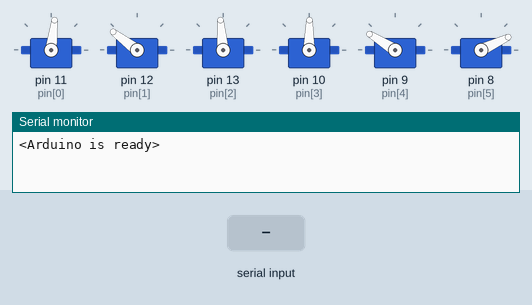
The sketch below on a simulated Arduino Uno, built with avr-gcc and run on an emulated ATmega328P. Parts: 6 × servo, the last lines printed to the serial monitor. Inputs (shaded band) come from the test bench.

Above: at 3.2 s.
3.3 s: "<run>" received over Serial
At 6.29 s:
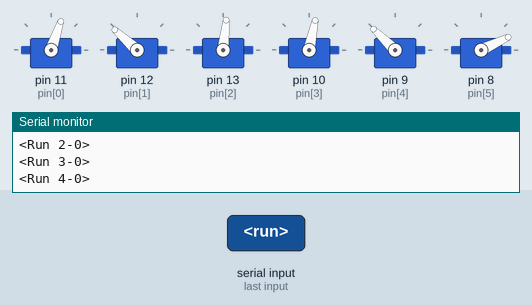
6.3 s: "<gripper>" received over Serial
At 6.44 s:
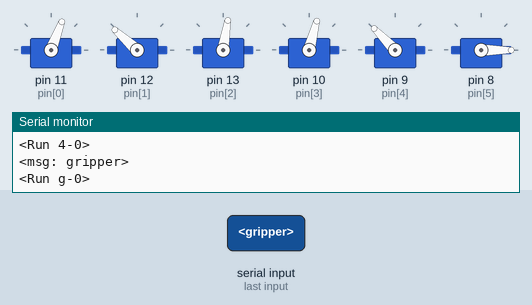
At 11.6 s:
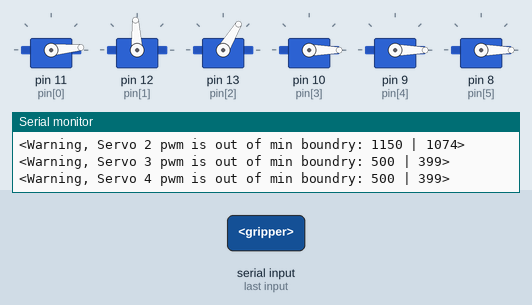
Timing chart, 0 to 13.1 s (numbered marks = the images above; inputs shaded):
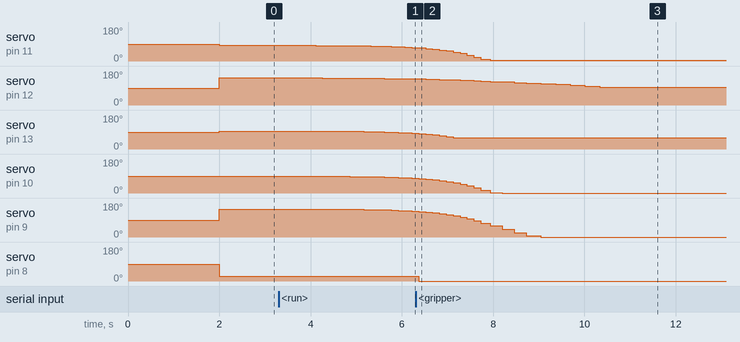

The sketch:

servo_array.ino
```cpp
#include <SoftwareSerial.h>

#include <Servo.h>

// Servor Motor setup
const int num_of_servos = 6;
int pin[num_of_servos] = {11, 12, 13, 10, 9, 8};
Servo servos[num_of_servos];
int min_pwm[num_of_servos] = {600, 1500, 1150, 500, 500, 800};
int max_pwm[num_of_servos] = {2400, 2400, 1950, 2500, 2500, 1700};
int home_pwm[num_of_servos] = {1400, 2020, 1527, 1465, 2072, 800};
int squeeze_pwm[num_of_servos];
int span_pwm[num_of_servos];
int last_pwm[num_of_servos];
int current_pwm[num_of_servos];
int target_pwm[num_of_servos];
int accel[num_of_servos] = {5, 8, 5, 5, 5, 1};
bool set_last_pwm[num_of_servos] = {true, true, true, true, true, true};
//time delay
int time_delay = 150;

//serial paparms
const byte numChars = 32;
char receivedChars[numChars];
char tempChars[numChars];
String messageFromPC = "Start";
boolean newData = false;

void setup(){
  Serial.begin(9600);

  for(int i=0; i<num_of_servos; i++){
     servos[i].attach(pin[i]);
  }

  reset();

  Serial.println("<Arduino is ready>");
  //print_();
  delay(2000);
}

void loop() {
  recvWithStartEndMarkers();
  parseSerialBuffer();
  setCurrentPwm();
  //avoidCollision();

  run_();
  setLastPwm();
  delay(time_delay);
}

void avoidCollision(){
  for(int i=0;i<num_of_servos;i++)
    current_pwm[i] = checkPwmBoundry(i, current_pwm[i], min_pwm[i], max_pwm[i]);
}

void print_(){
  //Serial.println("<-------------Print servos state-------------");
  for(int i=0;i<num_of_servos;i++){
    Serial.println("<Servo "+String(i)+" pos: "+String(last_pwm[i])+ " | "+String(current_pwm[i])+" | "+String(target_pwm[i])+">");
  }
}
void reset(){
  for(int i=0;i<num_of_servos;i++){
    target_pwm[i] = home_pwm[i];
    current_pwm[i] = home_pwm[i];
    last_pwm[i] = home_pwm[i];
    span_pwm[i] = home_pwm[i];
    squeeze_pwm[i] = max_pwm[i];
    set_last_pwm[i] = true;

  }
  span_pwm[1] = min_pwm[1]+200;
  squeeze_pwm[0] = home_pwm[0];
  squeeze_pwm[3] = home_pwm[3];
  squeeze_pwm[4] = min_pwm[4];
  squeeze_pwm[5] = home_pwm[5];

}

void run_(){
  for(int i=0; i<num_of_servos; i++){
    servos[i].writeMicroseconds(current_pwm[i]);
  }
}

void setLastPwm(){
  for(int i=0; i<num_of_servos; i++){
    if(current_pwm[i] == target_pwm[i]){
      set_last_pwm[i] = true;
    } if(set_last_pwm[i])
      last_pwm[i] = target_pwm[i];
  }
}

int sign(int value) {
  if(value>0){return 1;}
  else if(value<0){return -1;}
}
void setCurrentPwm(){
  int d;
  for(int i=0; i<num_of_servos; i++){
    if(set_last_pwm[i]){
      current_pwm[i] = target_pwm[i];
    }else{
      //d = (target_pwm[i] - last_pwm[i]) / accel[i];
      d = min(abs(target_pwm[i] - current_pwm[i]), abs(current_pwm[i] - last_pwm[i])) / accel[i]+1;
      if(target_pwm[i] >= last_pwm[i])
        current_pwm[i] = current_pwm[i] + d;
      else if(target_pwm[i] < last_pwm[i])
        current_pwm[i] = current_pwm[i] - d;

      if((current_pwm[i] >= target_pwm[i]) & (target_pwm[i] >= last_pwm[i])){
        current_pwm[i] = target_pwm[i];
      }else if((current_pwm[i] < target_pwm[i]) & (target_pwm[i] < last_pwm[i])){
        current_pwm[i] = target_pwm[i];
      }
      current_pwm[i] = checkPwmBoundry(i, current_pwm[i], min_pwm[i], max_pwm[i]);
    }
  }
}

int checkPwmBoundry(int i, int pwm, int min_pwm, int max_pwm){
  if(pwm<min_pwm){
    Serial.println("<Warning, Servo "+String(i) +" pwm is out of min boundry: "+String(min_pwm)+" | "+String(pwm)+">");
    pwm = min_pwm;
  }
  if(pwm>max_pwm){
    Serial.println("<Warning, pwm is out of max boundry: "+String(max_pwm)+" | "+String(pwm)+">");
    pwm = max_pwm;
  }
  return pwm;
}

void recvWithStartEndMarkers() {
    static boolean recvInProgress = false;
    static byte ndx = 0;
    char startMarker = '<';
    char endMarker = '>';
    char rc;

    while (Serial.available() > 0 && newData == false) {
        rc = Serial.read();

        if (recvInProgress == true) {
            if (rc != endMarker) {
                receivedChars[ndx] = rc;
                ndx++;
                if (ndx >= numChars) {
                    ndx = numChars - 1;
                }
            }
            else {
                receivedChars[ndx] = '\0'; // terminate the string
                recvInProgress = false;
                ndx = 0;
                newData = true;
            }
        }

        else if (rc == startMarker) {
            recvInProgress = true;
        }
    }
}

void parseSerialBuffer(){
  char * strtokIndx;
  const char *delimiter = ":";
  messageFromPC = "";

  if (newData == true) {
    strcpy(tempChars, receivedChars);

    strtokIndx = strtok(tempChars, delimiter);
    //strcpy(messageFromPC, strtokIndx);
    messageFromPC = String((char *)strtokIndx);
    Serial.println("<msg: "+ messageFromPC + ">");
    if(messageFromPC == "run"){
      for(int i=0;i<num_of_servos-1;i++){
        strtokIndx = strtok(NULL, delimiter);
        target_pwm[i] = atoi(strtokIndx);
        set_last_pwm[i] = false;
        Serial.println("<Run " + String(i) + "-" + String(target_pwm[i]) + ">");
      }
      //Serial.println("<Run g-"+String(target_pwm[num_of_servos-1])+">");
    }
    else if(messageFromPC == "gripper"){
      strtokIndx = strtok(NULL, delimiter);
      target_pwm[num_of_servos-1] = atoi(strtokIndx);
      set_last_pwm[num_of_servos-1] = true;
      Serial.println("<Run g-"+String(target_pwm[num_of_servos-1])+">");
    }
    else if (messageFromPC == "print"){print_();}
    else{Serial.println("<Error: Incorrect command: "+messageFromPC+">");}
    newData = false;
  }
}
```

Measured:
- after the input at 3.3 s, servo on pin 11 (pin[0]): moves from 83° to 71° over 2.1 s, starting after 0.81 s; servo on pin 12 (pin[1]): moves from 143° to 138° over 2.0 s, starting after 0.96 s
- after the input at 6.3 s, servo on pin 8 (pin[5]): 25° → 0° after 0.07 s
